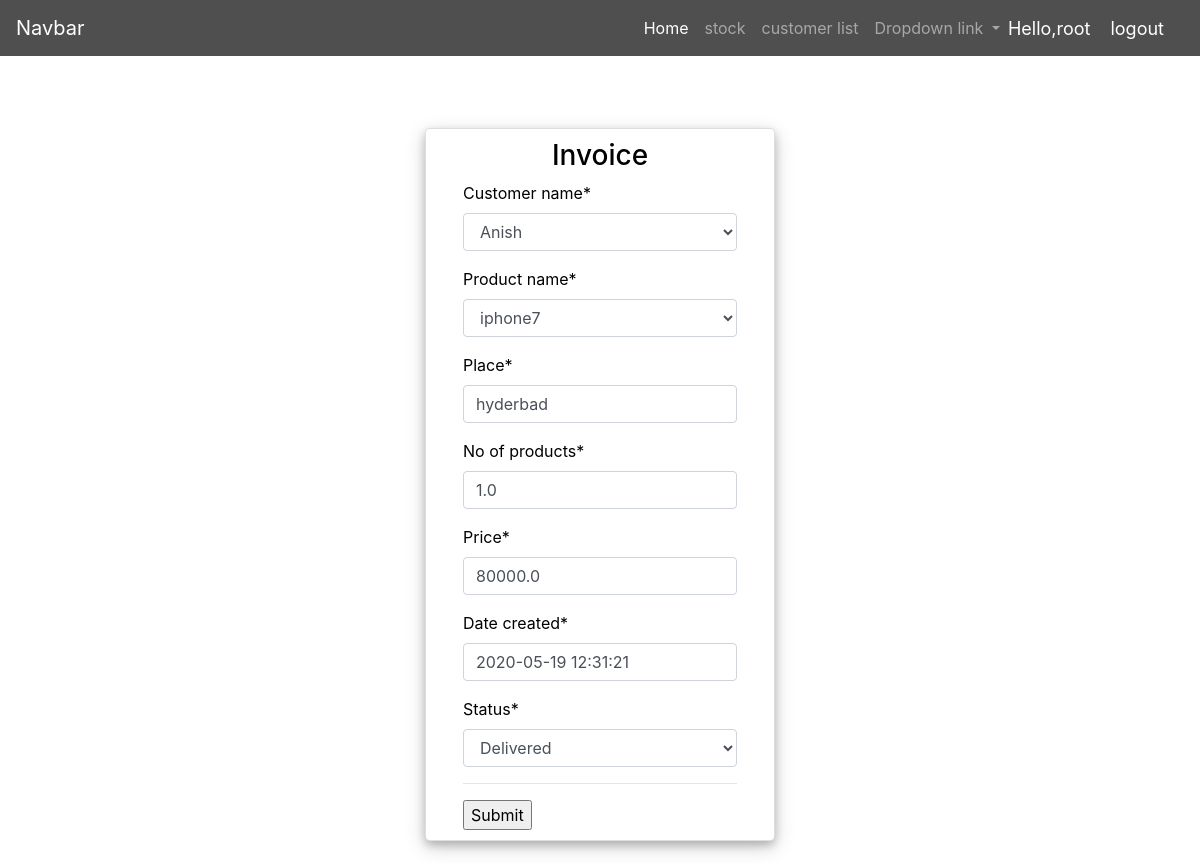
The app's page /order_update/5 (signed in) with its own data.
### sales/models.py (models this page shows, shortened)
class Invoice(models.Model):
    STATUS = (
        ('Pending', 'Pending'),
        ('Out of delivery', 'Out of delivery'),
        ('Delivered', 'Delivered'),
    )
    customer_name = models.ForeignKey(Customer, null=True, on_delete=models.SET_NULL)
    product_name = models.ForeignKey(Stock, null=True, on_delete=models.SET_NULL)
    place = models.CharField(max_length=100, null=True)
    no_of_products = models.FloatField(null=True)
    price = models.FloatField(null=True)
    total = models.FloatField(null=True)
    date_created = models.DateTimeField(auto_now_add=False, null=True)
    status = models.CharField(max_length=100, null=True, choices=STATUS)

class Stock(models.Model):
    product_name = models.CharField(max_length=100, null=True)
    company_name = models.CharField(max_length=100, null=True)
    quantity = models.FloatField(null=True)
    price = models.FloatField(null=True)
    date_created = models.DateTimeField(auto_now_add=True, null=True)
    tags = models.ManyToManyField(Tag)
    stock_available = models.FloatField(null=True, blank=True)
    def __str__(self):
        return self.product_name

### sales/views.py (the view, shortened to what this page needs)
# urls.py: path('order_update/<str:pk>', views.update_invoice, name='updateinvoice'),
@login_required(login_url='login')
def update_invoice(request, pk):
    order = Invoice.objects.get(id=pk)
    form = Form3(instance=order)
    context = {'form': form}
    return render(request, 'order.html', context)

### sales/forms.py
class Form3(forms.ModelForm):
    class Meta:
        model = Invoice
        fields = '__all__'
        exclude = ['total']

### sales/models.py (called while the page is built)
    def __str__(self):
        return self.name

### sales/templates/order.html (shortened to what this page needs)
{% extends 'base.html' %}
{% load crispy_forms_tags %}
{% block content %}
     <div class="container h-100">
        <div class="row ">
            <div class="col">
                <br>
                <br>
                <div class="d-flex justify-content-center h-100">
                    <div class="card user-card">
                        <div class="d-flex justify-content-center">
                            <h3 id="form-title">Invoice</h3>
                        </div>
                        <div class="d-flex justify-content-center form_container ">
                            <form method="post" action="">
                                {{ form |crispy }}
                                <hr>
                                <input type="submit" value="Submit">
                            </form>
                        </div>
                    </div>
                </div>
            </div>
        </div>
    </div>
{% endblock %}

### sales/templates/base.html (shortened to what this page needs)
{% load crispy_forms_tags %}
{% load static %}
<!DOCTYPE html>
<html lang="en">
<head>
    <link rel="stylesheet" href="https://stackpath.bootstrapcdn.com/bootstrap/4.5.0/css/bootstrap.min.css"
>
    <link rel="stylesheet" href="{% static 'main.css' %}">
    <link rel="stylesheet" href="https://cdnjs.cloudflare.com/ajax/libs/twitter-bootstrap/4.1.3/css/bootstrap.css">
    <link rel="stylesheet" href="https://cdn.datatables.net/1.10.21/css/dataTables.bootstrap4.min.css">
</head>
<body>
<nav class="navbar navbar-expand-lg navbar-dark bg-light" style="background-color: #4f4f4f!important;">
    <a class="navbar-brand" href="#">Navbar</a>
    <div class="collapse navbar-collapse" id="navbarNavDropdown">
        <ul class="navbar-nav ml-auto">
            <li class="nav-item active">
                <a class="nav-link" style="color: white!important;" href="{% url 'home' %}">Home <span class="sr-only">(current)</span></a>
            </li>
            <li class="nav-item">
                <a class="nav-link" href="{% url 'stock' %}">stock </a>
            </li>
            <li class="nav-item">
                <a class="nav-link" href="{% url 'customerlist' %}">customer list </a>
            </li>
            <li class="nav-item dropdown">
                <a class="nav-link dropdown-toggle" href="#" id="navbarDropdownMenuLink" role="button"
                   data-toggle="dropdown" aria-haspopup="true" aria-expanded="false">
                    Dropdown link
                </a>
            </li>
        </ul>
    </div>
    <span class="hello-msg">Hello,{{ request.user }} </span>
    <span><a class="hello-msg" href="{% url 'logout' %}">logout</a> </span>
</nav>
{% block content %}
{% endblock %}
</body>
</html>

### sales/static/main.css (style rules this page uses)
body { background-color: #ebeff5; }

### sales/templates/base.html (style rules this page uses)
.hello-msg { font-size: 18px; color: white; margin-right: 20px; }
.user-card { width: 350px; margin-top: auto; margin-bottom: auto; background: white; position: relative; display: flex; justify-content: center; flex-direction: column; padding: 10px; box-shadow: 0 4px 8px 0 rgba(0, 0, 0, 0.2), 0 6px 20px 0 rgba(0, 0, 0, 0.19); -webkit-box-shadow: 0 4px 8px 0 rgba(0, 0, 0, 0.2), 0 6px 20px 0 rgba(0, 0, 0, 0.19); -moz-box-shadow: 0 4px 8px 0 rgba(0, 0, 0, 0.2), 0 6px 20px 0 rgba(0, 0, 0, 0.19); border-radius: 5px; color: black; }

### records on screen
Invoice: customer_name "Anish", place "hyderbad", no_of_products "1.0", price "80000.0", date_created "2020-05-19 12:31:21", status "Delivered"
Stock: product_name "iphone7"

### other values on screen
{{ request.user }} "root"
